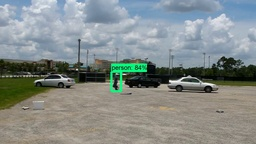
#> input picture b1.jpg, 256 x 144 px, shrunk from 960 x 540 before the run
$ python b5.py   (older library calls are emulated)
#> lines starting #> are read from the running program, lines starting #| are printed output that depends on the picture; after the words box and inside, x2 and y2 are one past the last pixel; in counts of white or black regions, pixels touching at a corner belong together
# -*- coding: utf-8 -*-
"""
Created on Thu Aug  9 18:16:52 2018

@author: admin
"""

import numpy as np
import cv2

im = cv2.imread('b1.jpg')
#> im is the input picture: shape (144, 256, 3); mean B, G, R 137.6, 139.8, 132.6
im[im == 255] = 1
#> im: shape (144, 256, 3); 0.01% of pixels changed, all inside (x1, y1, x2, y2) = (80, 3, 183, 82)
im[im == 0] = 255
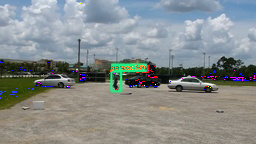
#> im: shape (144, 256, 3); mean B, G, R 139.4, 139.8, 134.1
im[im == 1] = 0
#> im: shape (144, 256, 3); 0.41% of pixels changed, all inside (x1, y1, x2, y2) = (0, 3, 256, 99)
im2 = cv2.cvtColor(im,cv2.COLOR_BGR2GRAY)
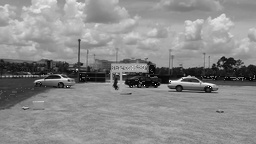
#> im2: shape (144, 256); min 2, max 255, mean 138.1
ret,thresh = cv2.threshold(im2,127,255,0)
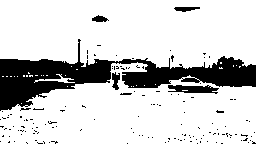
#> thresh: shape (144, 256); 80.8% white; 142 black regions (136 under 20 px)
_,contours, hierarchy = cv2.findContours(thresh,cv2.RETR_TREE,cv2.CHAIN_APPROX_SIMPLE)
#> contours = 194 contours, 182 with area under 20; largest, box (x1, y1, x2, y2) and area: (0, 0, 256, 69) 15505, (0, 62, 256, 144) 14336, (167, 84, 220, 95) 379, (111, 71, 121, 91) 120, (173, 6, 201, 13) 116

for i in range(0, len(contours)):
    if (i % 2 == 0):
       cnt = contours[i]
       #mask = np.zeros(im2.shape,np.uint8)
       #cv2.drawContours(mask,[cnt],0,255,-1)
       x,y,w,h = cv2.boundingRect(cnt)
       cv2.rectangle(im,(x,y),(x+w,y+h),(0,255,0),2)
       cv2.imshow('Features', im)
       cv2.imwrite(str(i)+'.png', im)
#> this loop made 194 passes
#> (cnt, x, y, w, h) on passes 11, 17, 19, 23, 25, 29, 31, 33, 35, 37: ([[6, 76], [7, 76]], 6, 76, 2, 1), ([[35, 75], [37, 75]], 35, 75, 3, 1), ([[26, 75], [26, 76], [27, 76], [27, 75]], 26, 75, 2, 2), ([[76, 69], [77, 69]], 76, 69, 2, 1), ([[239, 66], [239, 67], [240, 66]], 239, 66, 2, 2), ([[220, 62], [220, 63], [221, 63], [221, 62]], 220, 62, 2, 2), ([[247, 142], [248, 141], [249, 142], [248, 143]], 247, 141, 3, 3), ([[164, 142], [165, 141], [166, 142], [165, 143]], 164, 141, 3, 3), ([[36, 142], [37, 141], [38, 142], [37, 143]], 36, 141, 3, 3), ([[251, 141], [252, 140], [253, 141], [252, 142]], 251, 140, 3, 3)
#> (x, y, w, h) on passes 1, 3, 5, 7, 9, 13: (21, 103, 1, 1), (131, 86, 1, 1), (144, 85, 1, 1), (155, 84, 1, 1), (14, 76, 1, 1), (65, 75, 1, 1)
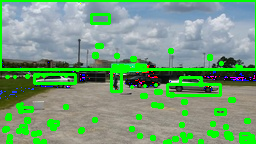
#> im: shape (144, 256, 3); mean B, G, R 122.8, 157, 117.8

cv2.destroyAllWindows()

$ run again, with b3.jpg copied over b1.jpg
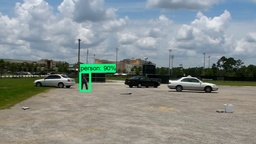
#> input picture b3.jpg, 256 x 144 px, shrunk from 960 x 540 before the run
#> im is the input picture: shape (144, 256, 3); mean B, G, R 139, 141.2, 134.2
#> `ret,thresh = cv2.threshold(im2,127,255,0)`:
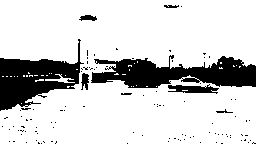
#> thresh: shape (144, 256); 81.5% white; 108 black regions (100 under 20 px)
#> contours = 162 contours, 151 with area under 20; largest, box (x1, y1, x2, y2) and area: (0, 0, 256, 144) 29896, (167, 84, 220, 95) 371, (80, 72, 90, 91) 118, (78, 14, 98, 22) 93, (180, 77, 201, 84) 82
#> the loop `for i in range(0, len(contours)):` made 162 passes
#> (cnt, x, y, w, h) on passes 3, 11, 13, 15, 17, 19, 21, 27: ([[146, 86], [147, 86]], 146, 86, 2, 1), ([[10, 76], [11, 76]], 10, 76, 2, 1), ([[2, 76], [3, 76]], 2, 76, 2, 1), ([[46, 75], [47, 75]], 46, 75, 2, 1), ([[34, 75], [37, 75]], 34, 75, 4, 1), ([[26, 75], [26, 76], [27, 76], [27, 75]], 26, 75, 2, 2), ([[122, 74], [125, 74]], 122, 74, 4, 1), ([[129, 69], [129, 70]], 129, 69, 1, 2)
#> after the loop `for i in range(0, len(contours)):`:
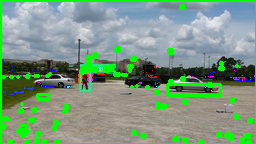
#> im: shape (144, 256, 3); mean B, G, R 127.4, 152.5, 122.6
